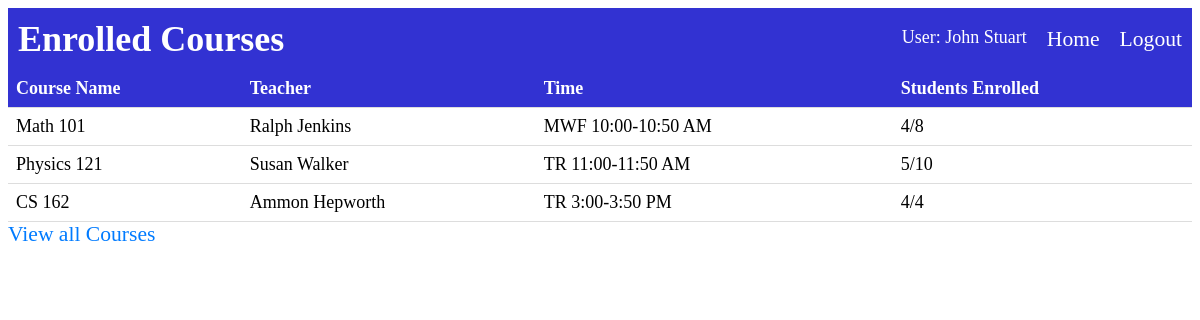
/enrolled-courses (signed in), run on the app's committed database.
### app.py (models this page shows, shortened)
class Users(UserMixin, db.Model):
    __tablename__ = "Users"
    id = db.Column(db.Integer, primary_key = True)
    username = db.Column(db.String, nullable = False)
    name = db.Column(db.String, nullable = False)
    password = db.Column(db.String, nullable = False)
    accountId = db.Column(db.Integer, nullable = False)
    enrolled = db.relationship('EnrolledClasses', back_populates = 'user')

class Courses(db.Model):
    __tablename__ = "Courses"
    course_id = db.Column(db.Integer, primary_key = True)
    course_name = db.Column(db.String, nullable = False)
    course_teacher = db.Column(db.String, nullable = False)
    course_time = db.Column(db.String, nullable = False)
    students_enrolled = db.Column(db.Integer, nullable = False)
    capacity = db.Column(db.Integer, nullable = False)
    enrolled = db.relationship('EnrolledClasses', back_populates = 'course')

### app.py (the view)
@app.route('/enrolled-courses')
@login_required
def enrolled_courses():
    enrolled_classes = current_user.enrolled
    all_courses = [enrolled.course for enrolled in enrolled_classes]
    name = current_user.name
    return render_template('enrolled_courses.html', allCourses = all_courses, name = name)

### app.py (called while the page is built)
@login_manager.user_loader
def load_user(user_id):
    return Users.query.get(user_id)

### templates/enrolled_courses.html (shortened to what this page needs)
{% extends "base.html" %}
{% block heading %}
    Enrolled Courses
{% endblock %}
{% block content %}
  <body>
    <table>
      <thead>
        <tr>
          <th>Course Name</th>
          <th>Teacher</th>
          <th>Time</th>
          <th>Students Enrolled</th>
        </tr>
      </thead>
      <tbody>
        {% for course in allCourses %}
        <tr>
          <td>{{ course.course_name }}</td>
          <td>{{ course.course_teacher }}</td>
          <td>{{ course.course_time }}</td>
          <td>{{ course.students_enrolled }}/{{ course.capacity }}</td>
        </tr>
        {% endfor %}
      </tbody>
    </table>
    <a href="{{ url_for('studentUser') }}">View all Courses</a>
  </body>
  {% endblock %}

### templates/base.html (shortened to what this page needs)
<!DOCTYPE html>
<html>
<head>
    <link rel="stylesheet" href="{{ url_for('static', filename='style.css') }}">
</head>
<body>
    <nav class="navbar">
        <div class="navbar-container">
            <h1>{% block heading %}{% endblock %}</h1>
            <ul>
                <li class = 'displayName'>User: {{name}}</li>
                <li><a href="{{ url_for('index') }}">Home</a></li>
                {% if current_user.is_authenticated %}
                    <li><a href="{{ url_for('logout') }}">Logout</a></li>
                {% else %}
                    <li><a href="{{ url_for('login') }}">Login</a></li>
                {% endif %}
            </ul>
        </div>
    </nav>
    <div class="content">
        {% block content %}{% endblock %}
    </div>
</body>
</html>

### static/style.css (style rules this page uses)
table { border-collapse: collapse; width: 100%; }
th, td { padding: 8px; text-align: left; border-bottom: 1px solid #ddd; }
th { background-color: rgb(50, 50, 210); color: white; }
.navbar { background-color: rgb(50, 50, 210); overflow: hidden; }
.navbar-container { display: flex; justify-content: space-between; align-items: center; padding: 10px; }
.navbar h1 { color: #fff; margin: 0; }
.navbar ul { list-style: none; margin: 0; padding: 0; display: flex; }
.navbar li { margin-left: 20px; }
.navbar a { color: #fff; text-decoration: none; }
a { color: #007bff; text-decoration: none; }
body { font-size: 18px; }
h1 { font-size: 2em; }
a { font-size: 1.2em; }
.displayName { color: white; }

### data on the page
Users: name "John Stuart"
Courses: course_name "Math 101", course_teacher "Ralph Jenkins", course_time "MWF 10:00-10:50 AM", students_enrolled "4", capacity "8"
Courses: course_name "Physics 121", course_teacher "Susan Walker", course_time "TR 11:00-11:50 AM", students_enrolled "5", capacity "10"
Courses: course_name "CS 162", course_teacher "Ammon Hepworth", course_time "TR 3:00-3:50 PM", students_enrolled "4", capacity "4"
